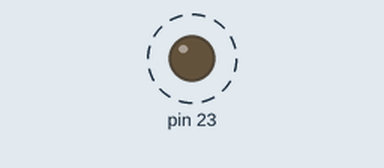
The sketch below on a simulated Arduino Uno, built with avr-gcc and run on an emulated ATmega328P. Shown: output pins drawn as LEDs (lit = HIGH). Dashed ring = blinking.

Above: at 0.5 s.
Timing chart, 0 to 4.6 s (numbered marks = the images above):
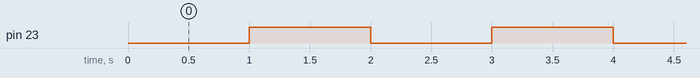

Measured:
- by itself, pin 23: alternates HIGH for 1.0 s and LOW for 1.0 s

The sketch:

blink-one-second.ino
```cpp
/**
 | --------------------------------------------------------
 | Lista 5
 | --------------------------------------------------------
 | Autores: Raphael Ramos
 |
 | µControlador: ATmega2560
 |
 | Consideração: o clock do ATmega2560 eh 16 MHz. Para
 | fazer com que o tempo de estouro fosse 1s, precisei
 | de um registrador que contasse, pelo meno, ate 62500
 | por causa da seguinte equacao
 |
 | Testouro = (TOP + 1)(prescale)(Tosc)
 |
 | Entao, obtive TOP + 1 = 62500 para
 |
 | Testouro = 1s
 | prescale = 256
 | Tosc = 10^(-6)/16 s
 |
 | TCTN1 leva 1s para contar ate OCR1A = 62500
 |
 | Note: nao utilizei Timer0 pois nao eh possivel contar
 | ate 62500 com apenas 8 bits
*/

#include <avr/io.h>
#include <avr/interrupt.h>

int main() {
  // Habilitar interrupcoes
  sei();

  // Configurar pino de saida
  DDRB |= (1 << PB7);

  // Configurar Timer1
  OCR1A = 0xF424; // TCNT1 leva 1s para contar ate 62500 = 0xF424
  TCCR1B |= (1 << WGM12); // Modo CTC
  TCCR1B |= (1 << CS12); // Prescale de 256
  TIMSK1 |= (1 << OCIE1A); // Compare MatchA

  while(1) {

  }
}

ISR(TIMER1_COMPA_vect)
{
  PORTB ^= (1 << PB7);
}
```
